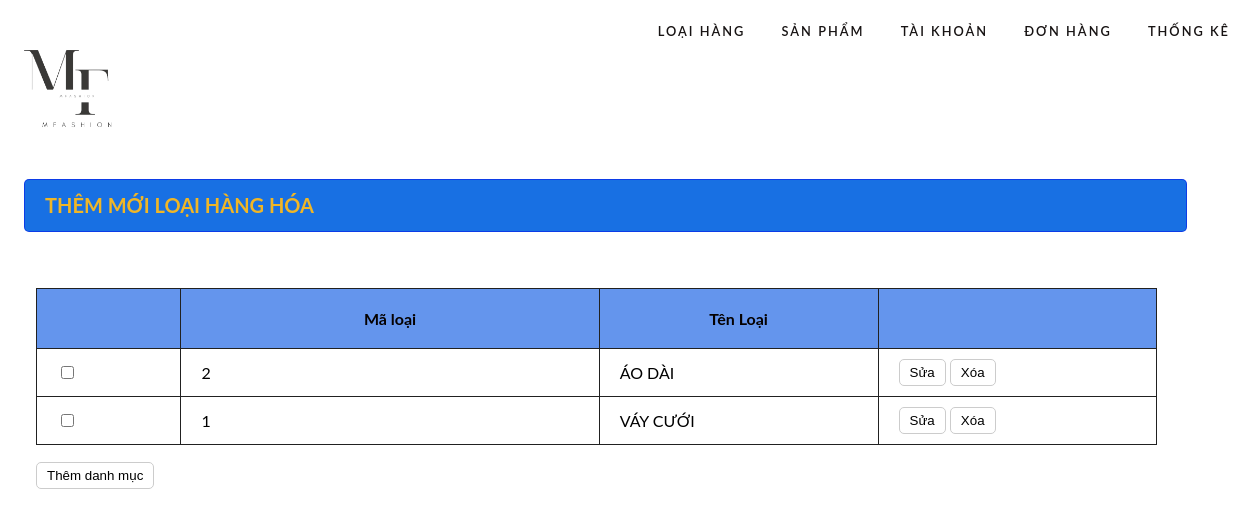
Page /admin/index.php?act=listlh on the committed database.
### tables this page shows
CREATE TABLE `danhmuc` (
  `MaLoai` int(2) UNSIGNED ZEROFILL NOT NULL,
  `tenloai` varchar(50) NOT NULL
);

### admin/model/pdo.php (called while the page is built, shortened)
<?php
function pdo_get_connection(){
    $dburl = "mysql:host=localhost;dbname=thoitrang;charset=utf8";
    $username = 'root';
    $password = '';
    $conn = new PDO($dburl, $username, $password);
    $conn->setAttribute(PDO::ATTR_ERRMODE, PDO::ERRMODE_EXCEPTION);
    return $conn;
}
function pdo_query($sql){
    $sql_args = array_slice(func_get_args(), 1);
    try{
        $conn = pdo_get_connection();
        $stmt = $conn->prepare($sql);
        $stmt->execute($sql_args);
        $rows = $stmt->fetchAll();
        return $rows;
    }
    catch(PDOException $e){
        throw $e;
    }
    finally{
        unset($conn);
    }
}

### admin/model/danhmuc.php (called while the page is built, shortened)
<?php
    function loatall_loaihang(){
        $sql="select* from danhmuc order by MaLoai desc";
        $listlh=pdo_query($sql);
        return $listlh;
    }
?>

### admin/danhmuc/list.php (the view)
<div class="row">
        <div class="row header">
            <H1>THÊM MỚI LOẠI HÀNG HÓA</H1>
        </div>
        <div class="row formcontent">
                <div class="row mb10 formdsloai">
                    <table>
                        <tr>
                            <th></th>
                            <th>Mã loại</th>
                            <th>Tên Loại</th>
                            <th></th>
                        </tr>
                        <?php
                            foreach($listlh as $loaihang){
                                extract($loaihang);
                                $sualh="index.php?act=sualh&MaLoai=".$MaLoai;
                                $xoalh="index.php?act=xoalh&MaLoai=".$MaLoai;
                                echo '<tr>
                                <td><input type="checkbox" name="" id=""></td>
                                <td>'.$MaLoai.'</td>
                                <td>'.$tenloai.'</td>
                                <td><a href="'.$sualh.'"><input type="button" value="Sửa"></a> <a href="'.$xoalh.'"><input type="button" value="Xóa"></a></td>
                            </tr>';
                            }
                        ?>
                    </table>
                </div>
                <div class="row mb20">
                    <a href="index.php?act=addlh"><input type="button" value="Thêm danh mục"></a>
                </div>
        </div>
    </div>

### admin/admin.css (style rules this page uses)
body { margin: 0; font-size: 90%; background: #fff; font-family: 'Lato', sans-serif; scroll-behavior: smooth; }
body a { text-decoration: none; transition: 0.5s all; -webkit-transition: 0.5s all; -moz-transition: 0.5s all; -o-transition: 0.5s all; -ms-transition: 0.5s all; }
th { background-color: #007bff; color: #FFF; }
.row { float: left; width: 100%; margin: 12px 12px; }
.row .header { background-color: #1870e3; border: 1px #0725e9af solid; color: #f0b626; border-radius: 5px; font-size: 10px; padding: 0px 20px; }
.formcontent { padding: 20px 0px; }
.formcontent input[type="submit"], .formcontent input[type="reset"], .formcontent input[type="button"] { border-radius: 5px; padding: 5px 10px; background-color: white; border: 1px #CCC solid; }
.mb10 { margin-bottom: 10px; }
.formdsloai table { width: 90%; border-collapse: collapse; }
.formdsloai table th { width: 5%; padding: 20px 20px; color: #050101; background-color: cornflowerblue; border: 1px #212121 solid; }
.formdsloai table th:nth-child(2) { width: 20%; color: #050101; background-color: cornflowerblue; }
.formdsloai table th:nth-child(3) { width: 25%; color: #050101; background-color: cornflowerblue; }
.formdsloai table th:nth-child(4) { width: 15%; color: #050101; background-color: cornflowerblue; }
.formdsloai table td { padding: 10px 20px; border: 1px #212121 solid; }
.mb20 { margin-top: 10px; }
.mb20 input[type="button"] { border-radius: 5px; padding: 5px 10px; background-color: white; border: 1px #CCC solid; }

### admin/view/header.php (style rules this page uses)
body { font-size: 100%; }
.row { float: left; width: 100%; margin: 12px 12px; }
.row .header { width: 90%; }
.mb20 { margin-top: 5px; }
.mb20 input[type="button"] { border-radius: 5px; padding: 5px 10px; background-color: white; border: 1px #CCC solid; }
.formdsloai table th { width: 5%; color: #050101; background-color: cornflowerblue; border: 1px #212121 solid; }
.formdsloai table th:nth-child(2) { width: 15%; color: #050101; background-color: cornflowerblue; }
.formdsloai table th:nth-child(3) { width: 10%; color: #050101; background-color: cornflowerblue; }
.formdsloai table th:nth-child(4) { width: 10%; color: #050101; background-color: cornflowerblue; }

### rows in the picture
danhmuc: MaLoai "2", tenloai "ÁO DÀI"
danhmuc: MaLoai "1", tenloai "VÁY CƯỚI"
